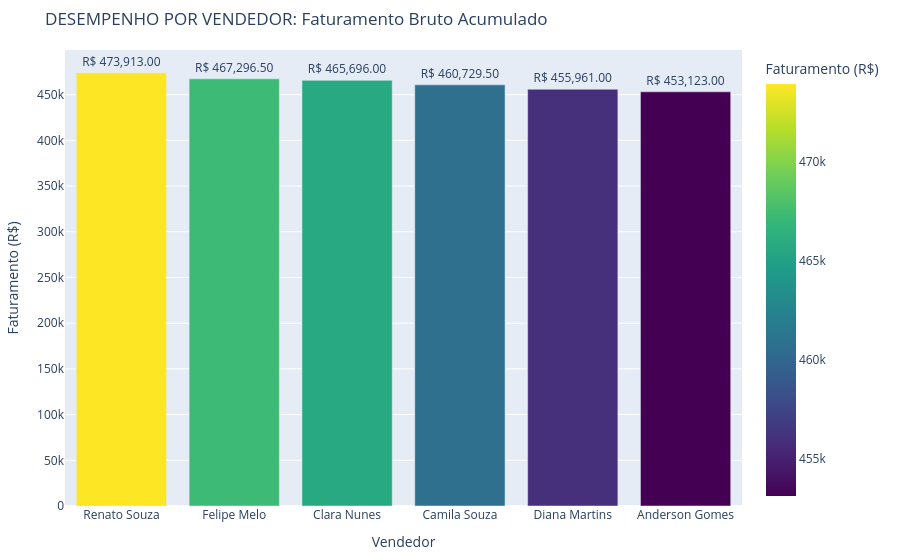

Here is the notebook cell this chart was saved with:
### Code cell
import plotly.express as px

# Criando o gráfico 
fig_vendedores = px.bar(vendedores_performance, 
                        x='Vendedor', 
                        y='Faturamento_Total', 
                        title='DESEMPENHO POR VENDEDOR: Faturamento Bruto Acumulado',
                        labels={'Faturamento_Total': 'Faturamento (R$)', 'Vendedor': 'Vendedor'},
                        text='Faturamento_Total',
                        color='Faturamento_Total',
                        color_continuous_scale='Viridis')

# Ajustes de layout e formatação
fig_vendedores.update_traces(texttemplate='R$ %{text:,.2f}', textposition='outside')
fig_vendedores.update_layout(xaxis={'categoryorder':'total descending'}, margin=dict(t=50, b=50, l=50, r=50))

# pasta onde será salvo a figura gerada
caminho_salvamento = r'C:\Users\Inácio\Desktop\projetos python\projeto_vendas\graficos\ranking_vendedores.html'
fig_vendedores.write_html(caminho_salvamento)

fig_vendedores.show()

### Figure 1 — Plotly figure (JSON) as saved in the notebook; plotly's stock layout.template omitted (floating-point values rounded to 4 significant figures)
{"data": [{"hovertemplate": "Vendedor=%{x}<br>Faturamento (R$)=%{marker.color}<extra></extra>", "legendgroup": "", "marker": {"color": [473900.0, 467300.0, 465700.0, 460700.0, 456000.0, 453100.0], "coloraxis": "coloraxis", "pattern": {"shape": ""}}, "name": "", "orientation": "v", "showlegend": false, "text": [473900.0, 467300.0, 465700.0, 460700.0, 456000.0, 453100.0], "textposition": "outside", "texttemplate": "R$ %{text:,.2f}", "type": "bar", "x": ["Renato Souza", "Felipe Melo", "Clara Nunes", "Camila Souza", "Diana Martins", "Anderson Gomes"], "xaxis": "x", "y": [473900.0, 467300.0, 465700.0, 460700.0, 456000.0, 453100.0], "yaxis": "y"}], "layout": {"barmode": "relative", "coloraxis": {"colorbar": {"title": {"text": "Faturamento (R$)"}}, "colorscale": [[0, "#440154"], [0.1111, "#482878"], [0.2222, "#3e4989"], [0.3333, "#31688e"], [0.4444, "#26828e"], [0.5556, "#1f9e89"], [0.6667, "#35b779"], [0.7778, "#6ece58"], [0.8889, "#b5de2b"], [1, "#fde725"]]}, "legend": {"tracegroupgap": 0}, "margin": {"b": 50, "l": 50, "r": 50, "t": 50}, "title": {"text": "DESEMPENHO POR VENDEDOR: Faturamento Bruto Acumulado"}, "xaxis": {"anchor": "y", "categoryorder": "total descending", "domain": [0, 1], "title": {"text": "Vendedor"}}, "yaxis": {"anchor": "x", "domain": [0, 1], "title": {"text": "Faturamento (R$)"}}}}
